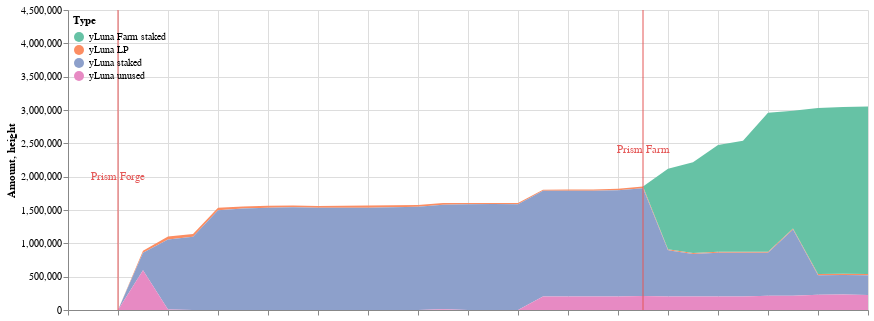

Notebook code for this chart:
### Markdown cell above
## All deltas

### Code cell
all_deltas = ydp.asset_used.append(ydp.asset_unused)
all_deltas = ydp.fill_date_gaps(all_deltas, ['2022-02-11','2022-02-12','2022-02-13'])
c1 = cp.get_yluna_time_area_chart(all_deltas, 
               alt.Scale(scheme='set2'),
               min_date = all_deltas.Time.min(),
               max_date = all_deltas.Time.max(),
               top_padding = 1500000
        )

c2 = alt.Chart(ydp.dates_to_mark).mark_rule(color='#e45756').encode(
    x=alt.X('date'+':T',axis=alt.Axis(labels=False,title=''))
)

c3 = alt.Chart(ydp.dates_to_mark).mark_text(
    color='#e45756',
    angle=0
).encode(
    x=alt.X('text_date'+':T',axis=alt.Axis(labels=False,title='')),
    y='height',
    text='text'
)

(c1 + c2 + c3).properties(width=800).configure_view(strokeOpacity=0)

### Figure 1 — Vega-Lite specification as saved in the notebook (floating-point values rounded to 4 significant figures; data arrays with more than 128 entries replaced by an {"elided": "..."} marker saying what was removed)
{"config": {"view": {"continuousWidth": 400, "continuousHeight": 300, "strokeOpacity": 0}}, "layer": [{"data": {"name": "data-9aefaa57dea6db1898f98460a93890b3"}, "mark": "area", "encoding": {"color": {"field": "Type", "legend": {"direction": "vertical", "legendY": 0, "orient": "none", "padding": 5}, "scale": {"scheme": "set2"}, "type": "nominal"}, "tooltip": [{"field": "Time", "format": "%Y-%m-%d", "type": "temporal"}, {"field": "Type", "type": "nominal"}, {"field": "Amount (millions)", "type": "nominal"}], "x": {"field": "Time", "scale": {"domain": ["2022-02-11", "2022-03-15"]}, "type": "temporal"}, "y": {"field": "Amount", "scale": {"domain": [0, 4015000.0]}, "type": "quantitative"}}}, {"data": {"name": "data-bf69e67827aa5ed7d9d532afa84e7b5c"}, "mark": {"type": "rule", "color": "#e45756"}, "encoding": {"x": {"axis": {"labels": false, "title": ""}, "field": "date", "type": "temporal"}}}, {"data": {"name": "data-bf69e67827aa5ed7d9d532afa84e7b5c"}, "mark": {"type": "text", "angle": 0, "color": "#e45756"}, "encoding": {"text": {"field": "text", "type": "nominal"}, "x": {"axis": {"labels": false, "title": ""}, "field": "text_date", "type": "temporal"}, "y": {"field": "height", "type": "quantitative"}}}], "width": 800, "$schema": "https://vega.github.io/schema/vega-lite/v4.17.0.json", "datasets": {"data-9aefaa57dea6db1898f98460a93890b3": {"elided": "132 records"}, "data-bf69e67827aa5ed7d9d532afa84e7b5c": [{"text_date": "2022-02-13", "date": "2022-02-13", "height": 2000000, "text": "Prism Forge"}, {"text_date": "2022-03-06", "date": "2022-03-06", "height": 2400000, "text": "Prism Farm"}]}}
